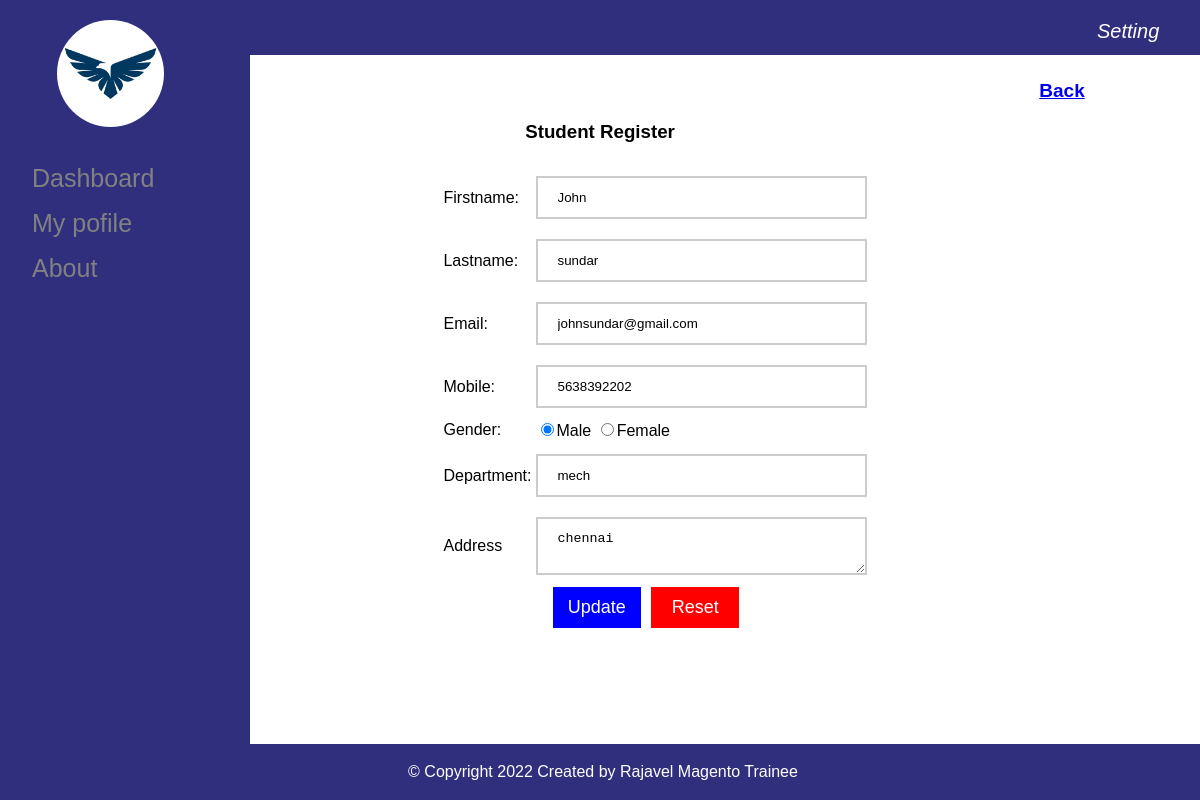
The app's page /studentdetails_edit.php?id=1 with its own data.
### tables this page shows
CREATE TABLE `student` (
  `id` int(100) NOT NULL,
  `fname` varchar(100) NOT NULL,
  `lname` varchar(100) NOT NULL,
  `email` varchar(100) NOT NULL,
  `mobile` varchar(100) NOT NULL,
  `gender` varchar(100) NOT NULL,
  `dept` varchar(100) NOT NULL,
  `address` varchar(100) NOT NULL
);

### studentdetails_edit.php (the view, shortened to what this page needs)
<?php session_start();
 include("module.php");?>
<html>
    <head>
    </head>
  <body>
    <?php
         include("db.php");
         $id=$_GET['id'];
         $query="SELECT*FROM student WHERE id='$id'";
         $connect=mysqli_query($conn,$query);
         $row=mysqli_fetch_assoc($connect);
    ?>
     <div style="    margin-bottom: 65px;">
        <form id="form">
            <center>
            <a href="studentdetails.php"  style="margin-left: 924px; font-size: 19px;font-weight: bold;">Back</a>
                  <h3> Student Register </h3>
                <table>
                    <tr><td><input type="hidden" name="id" value=<?=$row['id'];?>></td></tr>
                    <tr><td>Firstname:</td><td><input type="text" id="fname" name="fname" value="<?=$row['fname'];?>"></td></tr>
                    <tr><td>Lastname:</td><td><input type="text" id="lname" name="lname" value="<?=$row['lname'];?>"></td></tr>
                    <tr><td>Email:</td><td><input type="email" id="email" name="email" value="<?=$row['email'];?>"></td></tr>
                    <tr><td>Mobile:</td><td><input type="number" id="mobile" name="mobile" value="<?=$row['mobile'];?>"></td></tr>
                    <tr><td>Gender:</td><td><input type="radio" name="Gender" id="Male" value="Male"<?php if($row['gender']  == 'Male'){echo "checked";}?>>Male
						<input type="radio" name="Gender"id="Female" value="Female"<?php if($row['gender'] == 'Female'){echo "checked";}?>>Female<tr>
                    <tr><td>Department:</td><td><input type="text" id="dept" name="dept" value="<?=$row['dept'];?>"></td></tr>
                    <tr><td>Address</td><td><textarea  id="address" name="address" value=""><?=$row['address'];?></textarea></td></tr>
                    <tr><td></td><td><center><button name="update" id="update" value="update">Update</button><button name="Reset" value="Reset">Reset</button></td>
                </table>
            </center>
        </form>
     </div>
   </body>
</html>

### module.php (style rules this page uses)
body { font-family: "Lato", sans-serif; }
body { margin: 0; font-family: Arial, Helvetica, sans-serif; }
h3 { text-align: center; }

### studentdetails_edit.php (style rules this page uses)
input[type=text], input[type=password] ,input[type=email],input[type=number],textarea { width: 150%; padding: 12px 20px; margin: 8px 0 ; border: 2px solid #ccc; }
button[name=update] { background-color: blue; width: 40%; color: white; padding: 10px 10px; cursor: pointer; font-size: large; margin-right:5px; border:none; }
button[name=Reset] { background-color: red; width:40%; color: white; padding: 10px 10px; cursor: pointer; font-size: large; margin-left:5px; border:none; }

### records on screen
student: fname "John", lname "sundar", email "johnsundar@gmail.com", mobile "5638392202", gender "☑", dept "mech", address "chennai"
